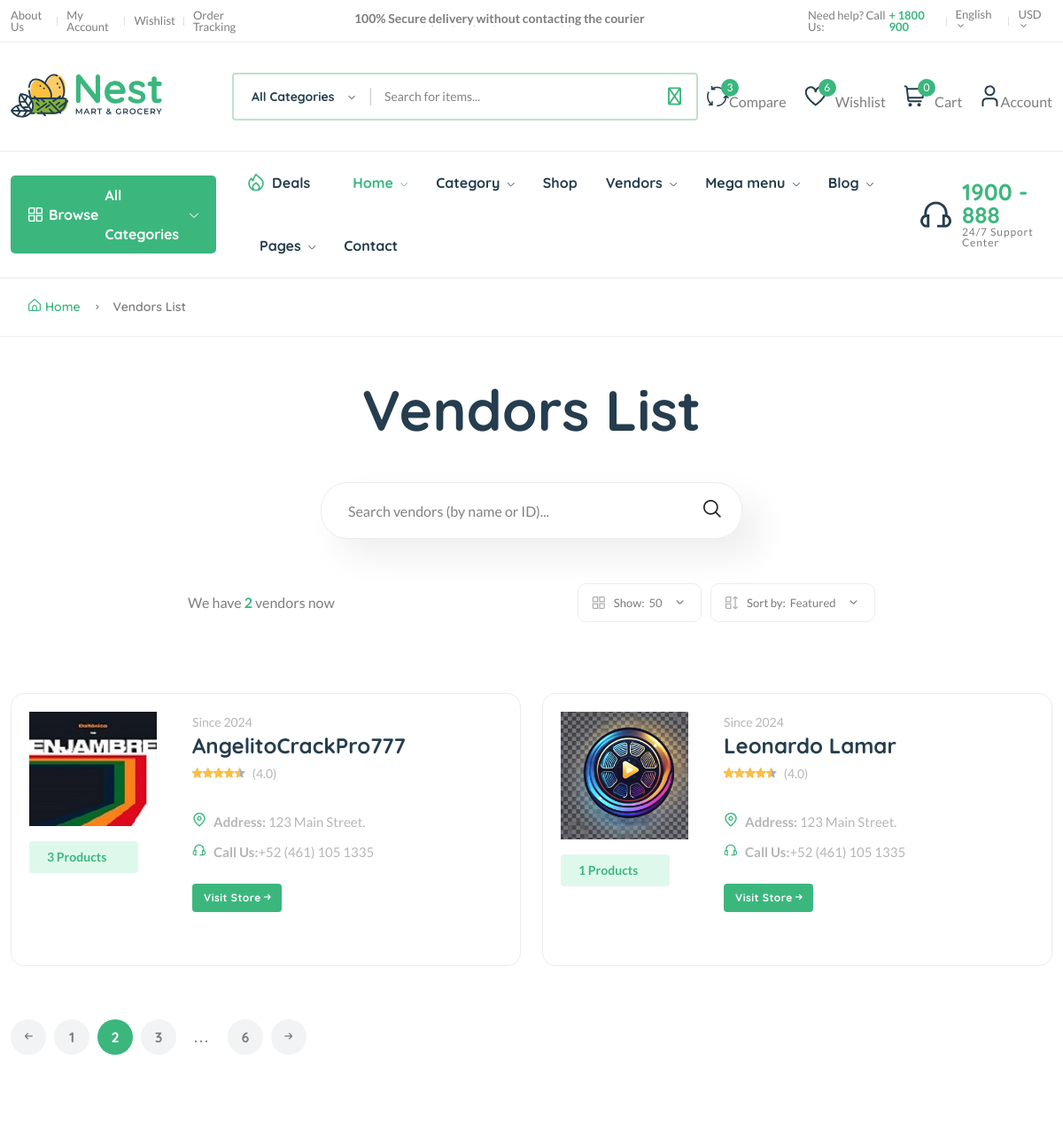
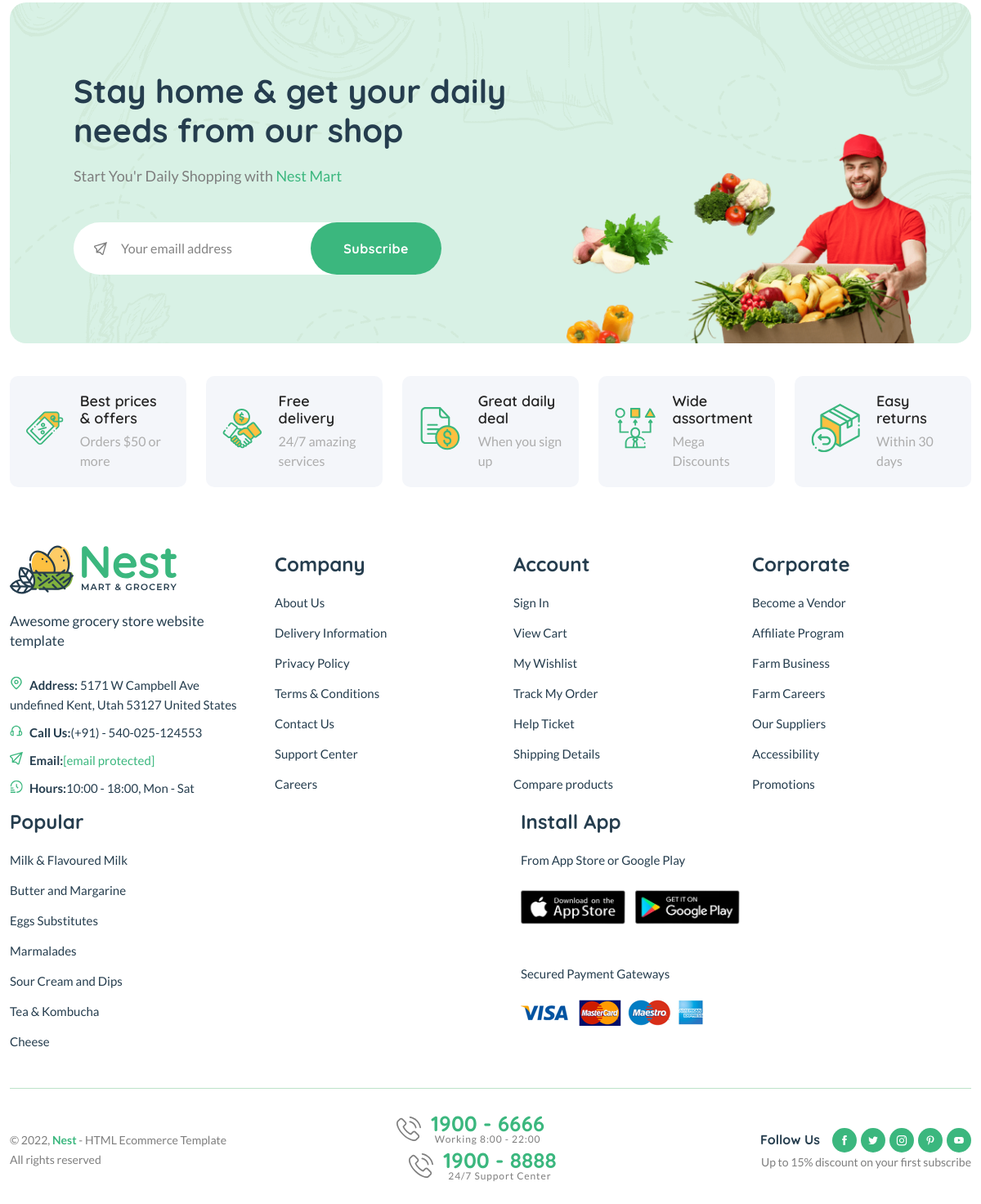
The app's page /vendors/ with its own data (2 pictures, top to bottom).
### core/models.py (models this page shows, shortened)
class Vendor(models.Model):
    vid = ShortUUIDField(unique=True, max_length=20, prefix="ven", alphabet="abcdefgh12345")
    title = models.CharField(max_length=100, default="AngelitoCrackPro777")
    image = models.ImageField(upload_to=user_directory_path, default="vendor.jpg")
    cover_image = models.ImageField(upload_to=user_directory_path, default="vendor.jpg")
    description =  RichTextUploadingField(null=True, blank=True, default="Soy el mejor vendedor")
    address = models.CharField(max_length=100, default="123 Main Street.")
    contact = models.CharField(max_length=100, default="+52 (461) 105 1335")
    chat_resp_time = models.CharField(max_length=100, default="100")
    shipping_on_time = models.CharField(max_length=100, default="100")
    authentic_rating = models.CharField(max_length=100, default="100")
    days_return = models.CharField(max_length=100, default="100")
    warranty_period = models.CharField(max_length=100, default="100")
    user = models.ForeignKey(User, on_delete=models.SET_NULL, null=True)
    date = models.DateTimeField(auto_now_add=True, null=True, blank=True)
    class Meta:
        verbose_name_plural = "Vendors"

### core/views.py (the view)
# urls.py: path("vendors/", vendor_list_view, name="vendor-list"),
def vendor_list_view(request):
    vendors = Vendor.objects.all()
    context = {
        "vendors":vendors,
    }
    return render(request, "core/vendor-list.html", context)

### templates/core/vendor-list.html (shortened to what this page needs)
{% extends 'partials/base.html' %}
{% load static %}
{% block content %}
    <main class="main pages mb-80">
        <div class="page-header breadcrumb-wrap">
            <div class="container">
                <div class="breadcrumb">
                    <a href="index.html" rel="nofollow"><i class="fi-rs-home mr-5"></i>Home</a>
                    <span></span> Vendors List
                </div>
            </div>
        </div>
        <div class="page-content pt-50">
            <div class="container">
                <div class="archive-header-2 text-center">
                    <h1 class="display-2 mb-50">Vendors List</h1>
                    <div class="row">
                        <div class="col-lg-5 mx-auto">
                            <div class="sidebar-widget-2 widget_search mb-50">
                                <div class="search-form">
                                    <form action="#">
                                        <input type="text" placeholder="Search vendors (by name or ID)..." />
                                        <button type="submit"><i class="fi-rs-search"></i></button>
                                    </form>
                                </div>
                            </div>
                        </div>
                    </div>
                </div>
                <div class="row mb-50">
                    <div class="col-12 col-lg-8 mx-auto">
                        <div class="shop-product-fillter">
                            <div class="totall-product">
                                <p>We have <strong class="text-brand">{{vendors.count}}</strong> vendor{{vendors.count|pluralize}} now</p>
                            </div>
                            <div class="sort-by-product-area">
                                <div class="sort-by-cover mr-10">
                                    <div class="sort-by-product-wrap">
                                        <div class="sort-by">
                                            <span><i class="fi-rs-apps"></i>Show:</span>
                                        </div>
                                        <div class="sort-by-dropdown-wrap">
                                            <span> 50 <i class="fi-rs-angle-small-down"></i></span>
                                        </div>
                                    </div>
                                </div>
                                <div class="sort-by-cover">
                                    <div class="sort-by-product-wrap">
                                        <div class="sort-by">
                                            <span><i class="fi-rs-apps-sort"></i>Sort by:</span>
                                        </div>
                                        <div class="sort-by-dropdown-wrap">
                                            <span> Featured <i class="fi-rs-angle-small-down"></i></span>
                                        </div>
                                    </div>
                                </div>
                            </div>
                        </div>
                    </div>
                </div>
                <div class="row vendor-grid">
                    {% for v in vendors %}
                    <div class="col-lg-6 col-md-6 col-12 col-sm-6">
                        <div class="vendor-wrap style-2 mb-40">
                            <div class="vendor-img-action-wrap">
                                <div class="vendor-img">
                                    <a href="{% url 'core:vendor-detail' v.vid %}">
                                        <img class="default-img" src="{{v.image.url}}" alt="" />
                                    </a>
                                </div>
                                <div class="mt-10">
                                    <span class="font-small total-product">{{v.product.all.count}} Products</span>
                                </div>
                            </div>
                            <div class="vendor-content-wrap">
                                <div class="mb-30">
                                    <div class="product-category">
                                        <span class="text-muted">Since {{v.date|date:"Y"}}</span>
                                    </div>
                                    <h4 class="mb-5"><a href="{% url 'core:vendor-detail' v.vid %}">{{v.title}}</a></h4>
                                    <div class="product-rate-cover">
                                        <div class="product-rate d-inline-block">
                                            <div class="product-rating" style="width: 90%"></div>
                                        </div>
                                        <span class="font-small ml-5 text-muted"> (4.0)</span>
                                    </div>
                                    <div class="vendor-info d-flex justify-content-between align-items-end mt-30">
                                        <ul class="contact-infor text-muted">
                                            <li><img src="assets/imgs/theme/icons/icon-location.svg" alt="" /><strong>Address: </strong> <span>{{v.address}}</span></li>
                                            <li><img src="assets/imgs/theme/icons/icon-contact.svg" alt="" /><strong>Call Us:</strong><span>{{v.contact}}</span></li>
                                        </ul>
                                        <br>
                                    </div>
                                    <br>
                                    <a href="{% url 'core:vendor-detail' v.vid %}" class="btn btn-xs">Visit Store <i class="fi-rs-arrow-small-right"></i></a>
                                </div>
                            </div>
                        </div>
                    </div>
                    {% endfor %}
                </div>
                <div class="pagination-area mt-20 mb-20">
                    <nav aria-label="Page navigation example">
                        <ul class="pagination justify-content-start">
                            <li class="page-item">
                                <a class="page-link" href="#"><i class="fi-rs-arrow-small-left"></i></a>
                            </li>
                            <li class="page-item"><a class="page-link" href="#">1</a></li>
                            <li class="page-item active"><a class="page-link" href="#">2</a></li>
                            <li class="page-item"><a class="page-link" href="#">3</a></li>
                            <li class="page-item"><a class="page-link dot" href="#">...</a></li>
                            <li class="page-item"><a class="page-link" href="#">6</a></li>
                            <li class="page-item">
                                <a class="page-link" href="#"><i class="fi-rs-arrow-small-right"></i></a>
                            </li>
                        </ul>
                    </nav>
                </div>
            </div>
        </div>
    </main>
{% endblock content %}

### records on screen
Vendor: image (picture), product.all.count "3", date "2024", title "AngelitoCrackPro777", address "123 Main Street.", contact "+52 (461) 105 1335"
Vendor: image (picture), product.all.count "1", date "2024", title "Leonardo Lamar", address "123 Main Street.", contact "+52 (461) 105 1335"

### other values on screen
{{ request.session.cart_data_obj|length }} "0"
{{ vendors.count }} "2"
